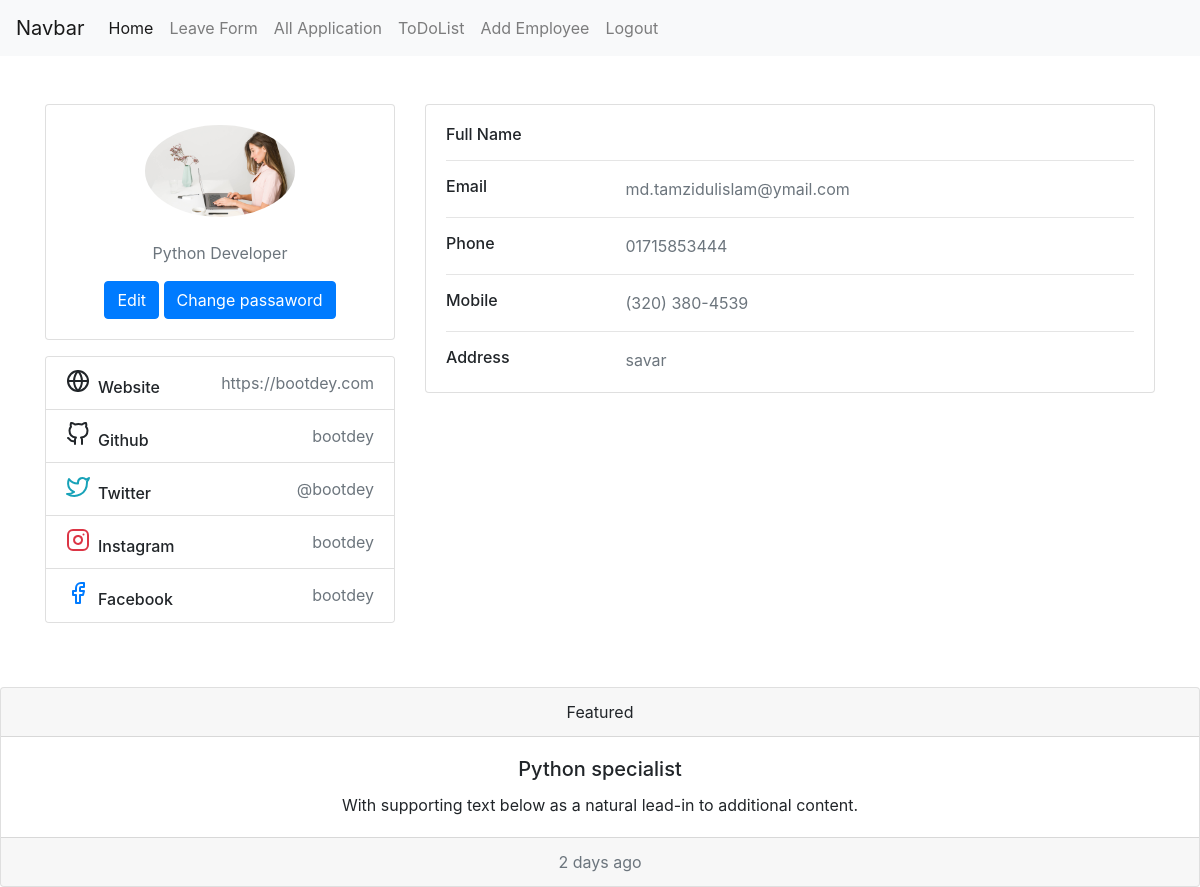
The page /userprofile (signed in) on the database its author committed.
### emsapp/models.py (models this page shows, shortened)
class UserProfile(models.Model):
    user = models.OneToOneField(User, on_delete = models.CASCADE)
    profile_image = models.ImageField(blank = True, null = True)
    address = models.CharField(max_length = 300, blank = True, null = True)
    department = models.ForeignKey(Department, on_delete=models.CASCADE, blank=True, null=True)
    designation = models.CharField(max_length = 300, blank = True, null = True)
    date_of_birth = models.DateField(blank = True, null = True)
    email_address = models.CharField(max_length = 300, blank = True, null = True)
    mobile_number = models.CharField(max_length=100, blank=True, null=True)

### emsapp/views.py (the view)
# urls.py: path('userprofile', user_profile, name='user_profile'),
def user_profile(request):
    user = request.user
    print(user)
    userprofile = UserProfile.objects.get(user = user)
    context = {'userprofile':userprofile, 'user':user}
    return render(request, 'userprofile.html', context)

### templates/userprofile.html (shortened to what this page needs)
{% extends 'base.html' %}
{% block content %}
<div class="container">
    <div class="main-body mt-5">
          <div class="row gutters-sm">
            <div class="col-md-4 mb-3">
              <div class="card">
                <div class="card-body">
                  <div class="d-flex flex-column align-items-center text-center">
                  {% if userprofile.profile_image %}
                    <img src="{{ userprofile.profile_image.url }}" alt="Admin" class="rounded-circle" width="150">
                    {% endif %}
                    <div class="mt-3">
                      <p class="text-muted font-size-sm">{{ userprofile.designation }}</p>
                      <a href="#"><button class="btn btn-primary">Edit</button></a>
                      <a href="#"><button class="btn btn-primary">Change passaword</button></a>
                    </div>
                  </div>
                </div>
              </div>
              <div class="card mt-3">
                <ul class="list-group list-group-flush">
                  <li class="list-group-item d-flex justify-content-between align-items-center flex-wrap">
                    <h6 class="mb-0">Website</h6>
                    <span class="text-secondary">https://bootdey.com</span>
                  </li>
                  <li class="list-group-item d-flex justify-content-between align-items-center flex-wrap">
                    <h6 class="mb-0">Github</h6>
                    <span class="text-secondary">bootdey</span>
                  </li>
                  <li class="list-group-item d-flex justify-content-between align-items-center flex-wrap">
                    <h6 class="mb-0">Twitter</h6>
                    <span class="text-secondary">@bootdey</span>
                  </li>
                  <li class="list-group-item d-flex justify-content-between align-items-center flex-wrap">
                    <h6 class="mb-0">Instagram</h6>
                    <span class="text-secondary">bootdey</span>
                  </li>
                  <li class="list-group-item d-flex justify-content-between align-items-center flex-wrap">
                    <h6 class="mb-0">Facebook</h6>
                    <span class="text-secondary">bootdey</span>
                  </li>
                </ul>
              </div>
            </div>
            <div class="col-md-8">
              <div class="card mb-3">
                <div class="card-body">
                  <div class="row">
                    <div class="col-sm-3">
                      <h6 class="mb-0">Full Name</h6>
                    </div>
                    <div class="col-sm-9 text-secondary">
                    </div>
                  </div>
                  <hr>
                  <div class="row">
                    <div class="col-sm-3">
                      <h6 class="mb-0">Email</h6>
                    </div>
                    <div class="col-sm-9 text-secondary">
                      {{ userprofile.email_address }}
                    </div>
                  </div>
                  <hr>
                  <div class="row">
                    <div class="col-sm-3">
                      <h6 class="mb-0">Phone</h6>
                    </div>
                    <div class="col-sm-9 text-secondary">
                      {{ userprofile.mobile_number }}
                    </div>
                  </div>
                  <hr>
                  <div class="row">
                    <div class="col-sm-3">
                      <h6 class="mb-0">Mobile</h6>
                    </div>
                    <div class="col-sm-9 text-secondary">
                      (320) 380-4539
                    </div>
                  </div>
                  <hr>
                  <div class="row">
                    <div class="col-sm-3">
                      <h6 class="mb-0">Address</h6>
                    </div>
                    <div class="col-sm-9 text-secondary">
                      {{ userprofile.address }}
                    </div>
                  </div>
                </div>
              </div>
            </div>
          </div>
        </div>
    </div>
{% endblock %}

### rows shown on the page
UserProfile: profile_image (picture), designation "Python Developer", email_address "md.tamzidulislam@ymail.com", mobile_number "01715853444", address "savar"
